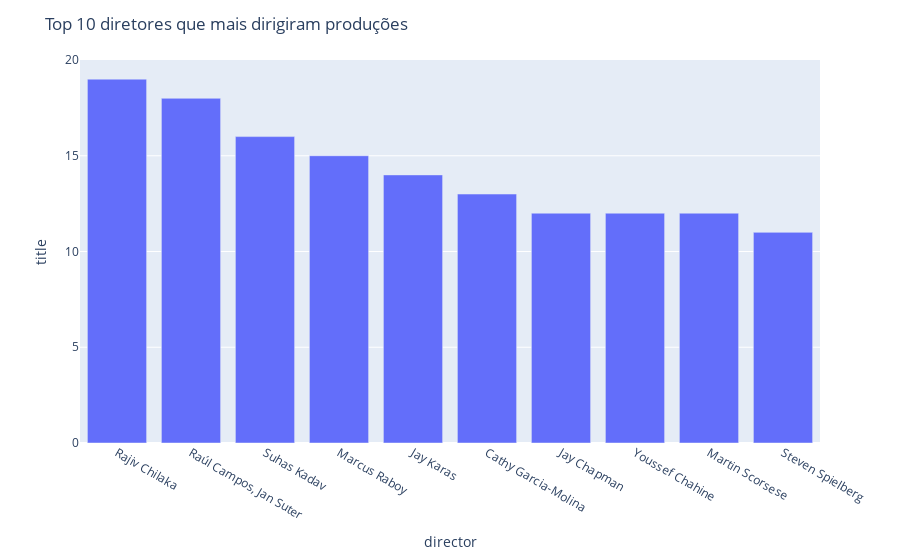

Here is the notebook cell this chart was saved with:
### Code cell
df_diretor = df_netflix.groupby(['director', 'type'])['title'].count().reset_index().sort_values(by='title', ascending=False).head(10)
fig = px.bar(df_diretor, x='director', y='title')
fig.update_layout(title='Top 10 diretores que mais dirigiram produções')

### Figure 1 — Plotly figure (JSON) as saved in the notebook; plotly's stock layout.template omitted (floating-point values rounded to 4 significant figures)
{"data": [{"alignmentgroup": "True", "hovertemplate": "director=%{x}<br>title=%{y}<extra></extra>", "legendgroup": "", "marker": {"color": "#636efa", "pattern": {"shape": ""}}, "name": "", "offsetgroup": "", "orientation": "v", "showlegend": false, "textposition": "auto", "type": "bar", "x": ["Rajiv Chilaka", "Raúl Campos, Jan Suter", "Suhas Kadav", "Marcus Raboy", "Jay Karas", "Cathy Garcia-Molina", "Jay Chapman", "Youssef Chahine", "Martin Scorsese", "Steven Spielberg"], "xaxis": "x", "y": [19, 18, 16, 15, 14, 13, 12, 12, 12, 11], "yaxis": "y"}], "layout": {"barmode": "relative", "legend": {"tracegroupgap": 0}, "margin": {"t": 60}, "title": {"text": "Top 10 diretores que mais dirigiram produções"}, "xaxis": {"anchor": "y", "domain": [0, 1], "title": {"text": "director"}}, "yaxis": {"anchor": "x", "domain": [0, 1], "title": {"text": "title"}}}}
